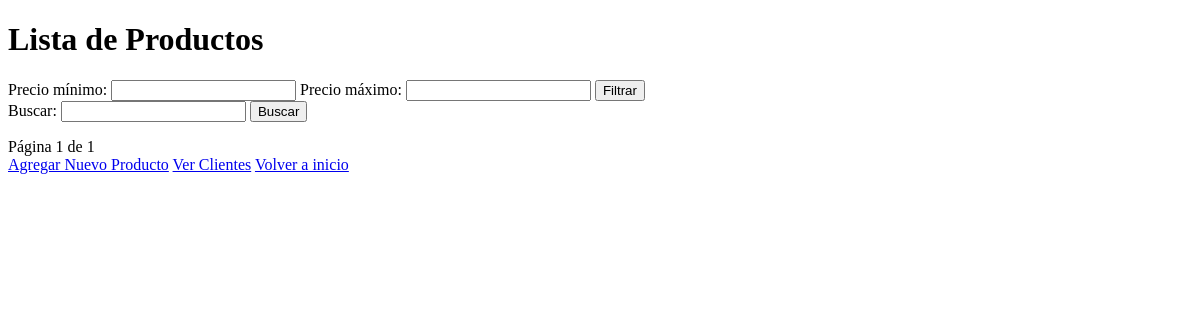
Before: /productos/productos/ with the older database file.
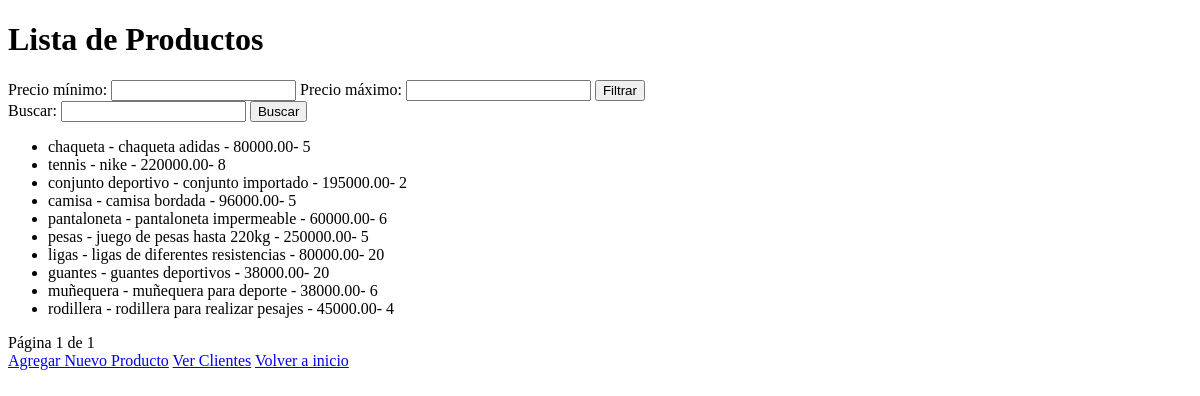
After: the same page with the newer database file.
### productos/models.py (models this page shows, shortened)
class Producto(models.Model):
    nombre = models.CharField(max_length=100)
    descripcion = models.TextField()
    precio = models.DecimalField(max_digits=10, decimal_places=2)
    stock = models.IntegerField()

### productos/views.py (the view)
# urls.py: path('productos/', listar_productos, name='listar_productos'),
def listar_productos(request):
    query = request.GET.get('q')
    productos_list = Producto.objects.all()
    paginator = Paginator(productos_list, 10)
    precio_min = request.GET.get('precio_min')
    precio_max = request.GET.get('precio_max')
    page_number = request.GET.get('page')
    productos = paginator.get_page(page_number)
    if precio_min and precio_max:
        productos_list = productos_list.filter(precio__gte=precio_min, precio__lte=precio_max)
    if query:
        productos_list = productos_list.filter(Q(nombre__icontains=query)| Q(descripcion__icontains=query))
    return render(request, 'listar_productos.html', {'productos': productos})

### productos/templates/listar_productos.html (shortened to what this page needs)
<!DOCTYPE html>
<html lang="en">
<head>
</head>
<body>
  <h1>Lista de Productos</h1>
  <form method="GET">
    Precio mínimo: <input type="number" name="precio_min">
    Precio máximo: <input type="number" name="precio_max">
    <button type="submit">Filtrar</button>
  </form>
  <form method="GET">
    Buscar: <input type="text" name="q">
    <button type="submit">Buscar</button>
  </form>
  <ul>
    {% for producto in productos %}
      <li>{{ producto.nombre }} - {{ producto.descripcion }} - {{ producto.precio }}- {{ producto.stock }}</li>
    {% endfor %}
  </ul>
  <div>
    <span>Página {{ productos.number }} de {{ productos.paginator.num_pages }}</span>
  </div>
  <a href="{% url 'agregar_producto' %}">Agregar Nuevo Producto</a>
  <a href="{% url 'listar_clientes' %}">Ver Clientes</a>
  <a href="{% url 'inicio' %}">Volver a inicio</a>
</body>
</html>

Changed rows visible on the page:
added Producto: nombre "chaqueta", descripcion "chaqueta adidas", precio "80000.00", stock "5"
added Producto: nombre "tennis", descripcion "nike", precio "220000.00", stock "8"
added Producto: nombre "conjunto deportivo", descripcion "conjunto importado", precio "195000.00", stock "2"
added Producto: nombre "camisa", descripcion "camisa bordada", precio "96000.00", stock "5"
added Producto: nombre "pantaloneta", descripcion "pantaloneta impermeable", precio "60000.00", stock "6"
added Producto: nombre "pesas", descripcion "juego de pesas hasta 220kg", precio "250000.00", stock "5"
added Producto: nombre "ligas", descripcion "ligas de diferentes resistencias", precio "80000.00", stock "20"
added Producto: nombre "guantes", descripcion "guantes deportivos", precio "38000.00", stock "20"
added Producto: nombre "muñequera", descripcion "muñequera para deporte", precio "38000.00", stock "6"
added Producto: nombre "rodillera", descripcion "rodillera para realizar pesajes", precio "45000.00", stock "4"
